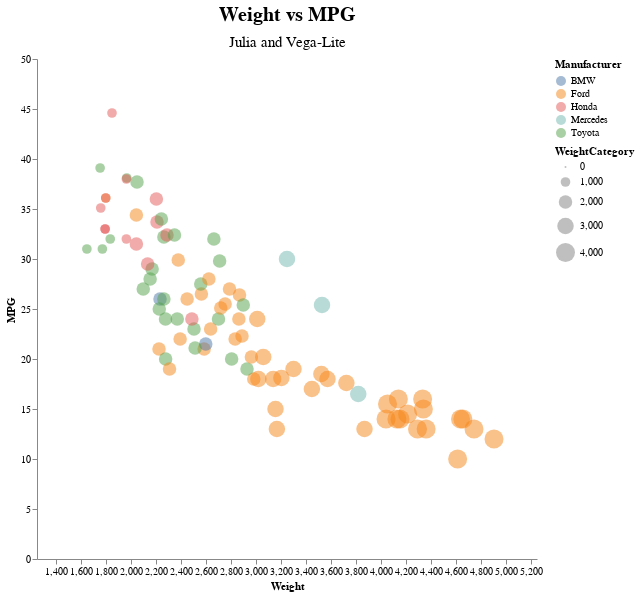

Source (notebook cell):
### Code cell
data |> @vlplot(
    config={view={stroke=nothing}},
    title={
        text="Weight vs MPG", 
        fontSize=20, 
        subtitle="Julia and Vega-Lite", 
        subtitleFontSize=15,
        subtitlePadding=10
    },
    mark={
        :circle,
        opacity=0.5
    },
    selection={
        view={type=:interval, bind=:scales} # zoom in and out
    },
    x={:Weight, axis={grid=false}, scale={domain=(1250, 5250)}}, 
    y={:MPG, axis={grid=false}, scale={domain=(0, 50)}},
    color=:Manufacturer, 
    size=:WeightCategory,
    width=500,
    height=500
)

### Figure 1 — Vega-Lite specification as saved in the notebook (floating-point values rounded to 4 significant figures)
{"config": {"view": {"stroke": null}}, "title": {"text": "Weight vs MPG", "fontSize": 20, "subtitle": "Julia and Vega-Lite", "subtitleFontSize": 15, "subtitlePadding": 10}, "mark": {"opacity": 0.5, "type": "circle"}, "selection": {"view": {"type": "interval", "bind": "scales"}}, "width": 500, "height": 500, "encoding": {"x": {"axis": {"grid": false}, "scale": {"domain": [1250, 5250]}, "field": "Weight", "type": "quantitative"}, "y": {"axis": {"grid": false}, "scale": {"domain": [0, 50]}, "field": "MPG", "type": "quantitative"}, "color": {"field": "Manufacturer", "type": "nominal"}, "size": {"field": "WeightCategory", "type": "quantitative"}}, "data": {"values": [{"Column1": 5, "Car": "Torino", "Manufacturer": "Ford", "MPG": 17, "Cylinders": 8, "Displacement": 302, "Horsepower": 140, "Weight": 3449, "WeightCategory": 3000, "Acceleration": 10.5, "ModelYear": 1970, "ModelYearAbbr": 70, "Origin": "American"}, {"Column1": 6, "Car": "Galaxie 500", "Manufacturer": "Ford", "MPG": 15, "Cylinders": 8, "Displacement": 429, "Horsepower": 198, "Weight": 4341, "WeightCategory": 4000, "Acceleration": 10, "ModelYear": 1970, "ModelYearAbbr": 70, "Origin": "American"}, {"Column1": 21, "Car": "Corona Mark Ii", "Manufacturer": "Toyota", "MPG": 24, "Cylinders": 4, "Displacement": 113, "Horsepower": 95, "Weight": 2372, "WeightCategory": 2000, "Acceleration": 15, "ModelYear": 1970, "ModelYearAbbr": 70, "Origin": "Japanese"}, {"Column1": 24, "Car": "Maverick", "Manufacturer": "Ford", "MPG": 21, "Cylinders": 6, "Displacement": 200, "Horsepower": 85, "Weight": 2587, "WeightCategory": 2000, "Acceleration": 16, "ModelYear": 1970, "ModelYearAbbr": 70, "Origin": "American"}, {"Column1": 30, "Car": "2002", "Manufacturer": "BMW", "MPG": 26, "Cylinders": 4, "Displacement": 121, "Horsepower": 113, "Weight": 2234, "WeightCategory": 2000, "Acceleration": 12.5, "ModelYear": 1970, "ModelYearAbbr": 70, "Origin": "European"}, {"Column1": 32, "Car": "F250", "Manufacturer": "Ford", "MPG": 10, "Cylinders": 8, "Displacement": 360, "Horsepower": 215, "Weight": 4615, "WeightCategory": 4000, "Acceleration": 14, "ModelYear": 1970, "ModelYearAbbr": 70, "Origin": "American"}, {"Column1": 38, "Car": "Corona", "Manufacturer": "Toyota", "MPG": 25, "Cylinders": 4, "Displacement": 113, "Horsepower": 95, "Weight": 2228, "WeightCategory": 2000, "Acceleration": 14, "ModelYear": 1971, "ModelYearAbbr": 71, "Origin": "Japanese"}, {"Column1": 44, "Car": "Torino 500", "Manufacturer": "Ford", "MPG": 19, "Cylinders": 6, "Displacement": 250, "Horsepower": 88, "Weight": 3302, "WeightCategory": 3000, "Acceleration": 15.5, "ModelYear": 1971, "ModelYearAbbr": 71, "Origin": "American"}, {"Column1": 48, "Car": "Galaxie 500", "Manufacturer": "Ford", "MPG": 14, "Cylinders": 8, "Displacement": 351, "Horsepower": 153, "Weight": 4154, "WeightCategory": 4000, "Acceleration": 13.5, "ModelYear": 1971, "ModelYearAbbr": 71, "Origin": "American"}, {"Column1": 51, "Car": "Country Squire (Sw)", "Manufacturer": "Ford", "MPG": 13, "Cylinders": 8, "Displacement": 400, "Horsepower": 170, "Weight": 4746, "WeightCategory": 4000, "Acceleration": 12, "ModelYear": 1971, "ModelYearAbbr": 71, "Origin": "American"}, {"Column1": 56, "Car": "Mustang", "Manufacturer": "Ford", "MPG": 18, "Cylinders": 6, "Displacement": 250, "Horsepower": 88, "Weight": 3139, "WeightCategory": 3000, "Acceleration": 14.5, "ModelYear": 1971, "ModelYearAbbr": 71, "Origin": "American"}, {"Column1": 61, "Car": "Corolla 1200", "Manufacturer": "Toyota", "MPG": 31, "Cylinders": 4, "Displacement": 71, "Horsepower": 65, "Weight": 1773, "WeightCategory": 1000, "Acceleration": 19, "ModelYear": 1971, "ModelYearAbbr": 71, "Origin": "Japanese"}, {"Column1": 65, "Car": "Corona Hardtop", "Manufacturer": "Toyota", "MPG": 24, "Cylinders": 4, "Displacement": 113, "Horsepower": 95, "Weight": 2278, "WeightCategory": 2000, "Acceleration": 15.5, "ModelYear": 1972, "ModelYearAbbr": 72, "Origin": "Japanese"}, {"Column1": 69, "Car": "Pinto Runabout", "Manufacturer": "Ford", "MPG": 21, "Cylinders": 4, "Displacement": 122, "Horsepower": 86, "Weight": 2226, "WeightCategory": 2000, "Acceleration": 16.5, "ModelYear": 1972, "ModelYearAbbr": 72, "Origin": "American"}, {"Column1": 73, "Car": "Galaxie 500", "Manufacturer": "Ford", "MPG": 14, "Cylinders": 8, "Displacement": 351, "Horsepower": 153, "Weight": 4129, "WeightCategory": 4000, "Acceleration": 13, "ModelYear": 1972, "ModelYearAbbr": 72, "Origin": "American"}, {"Column1": 82, "Car": "Gran Torino (Sw)", "Manufacturer": "Ford", "MPG": 13, "Cylinders": 8, "Displacement": 302, "Horsepower": 140, "Weight": 4294, "WeightCategory": 4000, "Acceleration": 16, "ModelYear": 1972, "ModelYearAbbr": 72, "Origin": "American"}, {"Column1": 88, "Car": "Pinto (Sw)", "Manufacturer": "Ford", "MPG": 22, "Cylinders": 4, "Displacement": 122, "Horsepower": 86, "Weight": 2395, "WeightCategory": 2000, "Acceleration": 16, "ModelYear": 1972, "ModelYearAbbr": 72, "Origin": "American"}, {"Column1": 90, "Car": "Corona Mark Ii (Sw)", "Manufacturer": "Toyota", "MPG": 23, "Cylinders": 4, "Displacement": 120, "Horsepower": 97, "Weight": 2506, "WeightCategory": 2000, "Acceleration": 14.5, "ModelYear": 1972, "ModelYearAbbr": 72, "Origin": "Japanese"}, {"Column1": 92, "Car": "Corolla 1600 (Sw)", "Manufacturer": "Toyota", "MPG": 27, "Cylinders": 4, "Displacement": 97, "Horsepower": 88, "Weight": 2100, "WeightCategory": 2000, "Acceleration": 16.5, "ModelYear": 1972, "ModelYearAbbr": 72, "Origin": "Japanese"}, {"Column1": 96, "Car": "Gran Torino", "Manufacturer": "Ford", "MPG": 14, "Cylinders": 8, "Displacement": 302, "Horsepower": 137, "Weight": 4042, "WeightCategory": 4000, "Acceleration": 14.5, "ModelYear": 1973, "ModelYearAbbr": 73, "Origin": "American"}, {"Column1": 100, "Car": "Ltd", "Manufacturer": "Ford", "MPG": 13, "Cylinders": 8, "Displacement": 351, "Horsepower": 158, "Weight": 4363, "WeightCategory": 4000, "Acceleration": 13, "ModelYear": 1973, "ModelYearAbbr": 73, "Origin": "American"}, {"Column1": 108, "Car": "Maverick", "Manufacturer": "Ford", "MPG": 18, "Cylinders": 6, "Displacement": 250, "Horsepower": 88, "Weight": 3021, "WeightCategory": 3000, "Acceleration": 16.5, "ModelYear": 1973, "ModelYearAbbr": 73, "Origin": "American"}, {"Column1": 112, "Car": "Country", "Manufacturer": "Ford", "MPG": 12, "Cylinders": 8, "Displacement": 400, "Horsepower": 167, "Weight": 4906, "WeightCategory": 4000, "Acceleration": 12.5, "ModelYear": 1973, "ModelYearAbbr": 73, "Origin": "American"}, {"Column1": 116, "Car": "Carina", "Manufacturer": "Toyota", "MPG": 20, "Cylinders": 4, "Displacement": 97, "Horsepower": 88, "Weight": 2279, "WeightCategory": 2000, "Acceleration": 19, "ModelYear": 1973, "ModelYearAbbr": 73, "Origin": "Japanese"}, {"Column1": 120, "Car": "Pinto", "Manufacturer": "Ford", "MPG": 19, "Cylinders": 4, "Displacement": 122, "Horsepower": 85, "Weight": 2310, "WeightCategory": 2000, "Acceleration": 18.5, "ModelYear": 1973, "ModelYearAbbr": 73, "Origin": "American"}, {"Column1": 131, "Car": "Mark Ii", "Manufacturer": "Toyota", "MPG": 20, "Cylinders": 6, "Displacement": 156, "Horsepower": 122, "Weight": 2807, "WeightCategory": 2000, "Acceleration": 13.5, "ModelYear": 1973, "ModelYearAbbr": 73, "Origin": "Japanese"}, {"Column1": 138, "Car": "Pinto", "Manufacturer": "Ford", "MPG": 26, "Cylinders": 4, "Displacement": 122, "Horsepower": 80, "Weight": 2451, "WeightCategory": 2000, "Acceleration": 16.5, "ModelYear": 1974, "ModelYearAbbr": 74, "Origin": "American"}, {"Column1": 139, "Car": "Corolla 1200", "Manufacturer": "Toyota", "MPG": 32, "Cylinders": 4, "Displacement": 71, "Horsepower": 65, "Weight": 1836, "WeightCategory": 1000, "Acceleration": 21, "ModelYear": 1974, "ModelYearAbbr": 74, "Origin": "Japanese"}, {"Column1": 144, "Car": "Gran Torino", "Manufacturer": "Ford", "MPG": 16, "Cylinders": 8, "Displacement": 302, "Horsepower": 140, "Weight": 4141, "WeightCategory": 4000, "Acceleration": 14, "ModelYear": 1974, "ModelYearAbbr": 74, "Origin": "American"}, {"Column1": 147, "Car": "Gran Torino (Sw)", "Manufacturer": "Ford", "MPG": 14, "Cylinders": 8, "Displacement": 302, "Horsepower": 140, "Weight": 4638, "WeightCategory": 4000, "Acceleration": 16, "ModelYear": 1974, "ModelYearAbbr": 74, "Origin": "American"}, {"Column1": 152, "Car": "Corona", "Manufacturer": "Toyota", "MPG": 31, "Cylinders": 4, "Displacement": 76, "Horsepower": 52, "Weight": 1649, "WeightCategory": 1000, "Acceleration": 16.5, "ModelYear": 1974, "ModelYearAbbr": 74, "Origin": "Japanese"}, {"Column1": 157, "Car": "Civic", "Manufacturer": "Honda", "MPG": 24, "Cylinders": 4, "Displacement": 120, "Horsepower": 97, "Weight": 2489, "WeightCategory": 2000, "Acceleration": 15, "ModelYear": 1974, "ModelYearAbbr": 74, "Origin": "Japanese"}, {"Column1": 163, "Car": "Maverick", "Manufacturer": "Ford", "MPG": 15, "Cylinders": 6, "Displacement": 250, "Horsepower": 72, "Weight": 3158, "WeightCategory": 3000, "Acceleration": 19.5, "ModelYear": 1975, "ModelYearAbbr": 75, "Origin": "American"}, {"Column1": 167, "Car": "Ltd", "Manufacturer": "Ford", "MPG": 14, "Cylinders": 8, "Displacement": 351, "Horsepower": 148, "Weight": 4657, "WeightCategory": 4000, "Acceleration": 13.5, "ModelYear": 1975, "ModelYearAbbr": 75, "Origin": "American"}, {"Column1": 174, "Car": "Mustang Ii", "Manufacturer": "Ford", "MPG": 13, "Cylinders": 8, "Displacement": 302, "Horsepower": 129, "Weight": 3169, "WeightCategory": 3000, "Acceleration": 12, "ModelYear": 1975, "ModelYearAbbr": 75, "Origin": "American"}, {"Column1": 175, "Car": "Corolla", "Manufacturer": "Toyota", "MPG": 29, "Cylinders": 4, "Displacement": 97, "Horsepower": 75, "Weight": 2171, "WeightCategory": 2000, "Acceleration": 16, "ModelYear": 1975, "ModelYearAbbr": 75, "Origin": "Japanese"}, {"Column1": 176, "Car": "Pinto", "Manufacturer": "Ford", "MPG": 23, "Cylinders": 4, "Displacement": 140, "Horsepower": 83, "Weight": 2639, "WeightCategory": 2000, "Acceleration": 17, "ModelYear": 1975, "ModelYearAbbr": 75, "Origin": "American"}, {"Column1": 179, "Car": "Corona", "Manufacturer": "Toyota", "MPG": 24, "Cylinders": 4, "Displacement": 134, "Horsepower": 96, "Weight": 2702, "WeightCategory": 2000, "Acceleration": 13.5, "ModelYear": 1975, "ModelYearAbbr": 75, "Origin": "Japanese"}, {"Column1": 182, "Car": "Pinto", "Manufacturer": "Ford", "MPG": 18, "Cylinders": 6, "Displacement": 171, "Horsepower": 97, "Weight": 2984, "WeightCategory": 2000, "Acceleration": 14.5, "ModelYear": 1975, "ModelYearAbbr": 75, "Origin": "American"}, {"Column1": 189, "Car": "Civic Cvcc", "Manufacturer": "Honda", "MPG": 33, "Cylinders": 4, "Displacement": 91, "Horsepower": 53, "Weight": 1795, "WeightCategory": 1000, "Acceleration": 17.5, "ModelYear": 1975, "ModelYearAbbr": 75, "Origin": "Japanese"}, {"Column1": 198, "Car": "Gran Torino", "Manufacturer": "Ford", "MPG": 14.5, "Cylinders": 8, "Displacement": 351, "Horsepower": 152, "Weight": 4215, "WeightCategory": 4000, "Acceleration": 12.8, "ModelYear": 1976, "ModelYearAbbr": 76, "Origin": "American"}, {"Column1": 201, "Car": "Maverick", "Manufacturer": "Ford", "MPG": 24, "Cylinders": 6, "Displacement": 200, "Horsepower": 81, "Weight": 3012, "WeightCategory": 3000, "Acceleration": 17.6, "ModelYear": 1976, "ModelYearAbbr": 76, "Origin": "American"}, {"Column1": 206, "Car": "Civic", "Manufacturer": "Honda", "MPG": 33, "Cylinders": 4, "Displacement": 91, "Horsepower": 53, "Weight": 1795, "WeightCategory": 1000, "Acceleration": 17.4, "ModelYear": 1976, "ModelYearAbbr": 76, "Origin": "Japanese"}, {"Column1": 208, "Car": "Granada Ghia", "Manufacturer": "Ford", "MPG": 18, "Cylinders": 6, "Displacement": 250, "Horsepower": 78, "Weight": 3574, "WeightCategory": 3000, "Acceleration": 21, "ModelYear": 1976, "ModelYearAbbr": 76, "Origin": "American"}, {"Column1": 213, "Car": "Corolla", "Manufacturer": "Toyota", "MPG": 28, "Cylinders": 4, "Displacement": 97, "Horsepower": 75, "Weight": 2155, "WeightCategory": 2000, "Acceleration": 16.4, "ModelYear": 1976, "ModelYearAbbr": 76, "Origin": "Japanese"}, {"Column1": 214, "Car": "Pinto", "Manufacturer": "Ford", "MPG": 26.5, "Cylinders": 4, "Displacement": 140, "Horsepower": 72, "Weight": 2565, "WeightCategory": 2000, "Acceleration": 13.6, "ModelYear": 1976, "ModelYearAbbr": 76, "Origin": "American"}, {"Column1": 218, "Car": "Mark Ii", "Manufacturer": "Toyota", "MPG": 19, "Cylinders": 6, "Displacement": 156, "Horsepower": 108, "Weight": 2930, "WeightCategory": 2000, "Acceleration": 15.5, "ModelYear": 1976, "ModelYearAbbr": 76, "Origin": "Japanese"}, {"Column1": 219, "Car": "280S", "Manufacturer": "Mercedes", "MPG": 16.5, "Cylinders": 6, "Displacement": 168, "Horsepower": 120, "Weight": 3820, "WeightCategory": 3000, "Acceleration": 16.7, "ModelYear": 1976, "ModelYearAbbr": 76, "Origin": "European"}, {"Column1": 222, "Car": "F108", "Manufacturer": "Ford", "MPG": 13, "Cylinders": 8, "Displacement": 302, "Horsepower": 130, "Weight": 3870, "WeightCategory": 3000, "Acceleration": 15, "ModelYear": 1976, "ModelYearAbbr": 76, "Origin": "American"}, {"Column1": 224, "Car": "Accord Cvcc", "Manufacturer": "Honda", "MPG": 31.5, "Cylinders": 4, "Displacement": 98, "Horsepower": 68, "Weight": 2045, "WeightCategory": 2000, "Acceleration": 18.5, "ModelYear": 1977, "ModelYearAbbr": 77, "Origin": "Japanese"}, {"Column1": 236, "Car": "Granada", "Manufacturer": "Ford", "MPG": 18.5, "Cylinders": 6, "Displacement": 250, "Horsepower": 98, "Weight": 3525, "WeightCategory": 3000, "Acceleration": 19, "ModelYear": 1977, "ModelYearAbbr": 77, "Origin": "American"}, {"Column1": 240, "Car": "Thunderbird", "Manufacturer": "Ford", "MPG": 16, "Cylinders": 8, "Displacement": 351, "Horsepower": 149, "Weight": 4335, "WeightCategory": 4000, "Acceleration": 14.5, "ModelYear": 1977, "ModelYearAbbr": 77, "Origin": "American"}, {"Column1": 243, "Car": "Corolla Liftback", "Manufacturer": "Toyota", "MPG": 26, "Cylinders": 4, "Displacement": 97, "Horsepower": 75, "Weight": 2265, "WeightCategory": 2000, "Acceleration": 18.2, "ModelYear": 1977, "ModelYearAbbr": 77, "Origin": "Japanese"}, {"Column1": 244, "Car": "Mustang Ii 2+2", "Manufacturer": "Ford", "MPG": 25.5, "Cylinders": 4, "Displacement": 140, "Horsepower": 89, "Weight": 2755, "WeightCategory": 2000, "Acceleration": 15.8, "ModelYear": 1977, "ModelYearAbbr": 77, "Origin": "American"}, {"Column1": 250, "Car": "320I", "Manufacturer": "BMW", "MPG": 21.5, "Cylinders": 4, "Displacement": 121, "Horsepower": 110, "Weight": 2600, "WeightCategory": 2000, "Acceleration": 12.8, "ModelYear": 1977, "ModelYearAbbr": 77, "Origin": "European"}, {"Column1": 253, "Car": "Fiesta", "Manufacturer": "Ford", "MPG": 36.1, "Cylinders": 4, "Displacement": 98, "Horsepower": 66, "Weight": 1800, "WeightCategory": 1000, "Acceleration": 14.4, "ModelYear": 1978, "ModelYearAbbr": 78, "Origin": "American"}, {"Column1": 256, "Car": "Civic Cvcc", "Manufacturer": "Honda", "MPG": 36.1, "Cylinders": 4, "Displacement": 91, "Horsepower": 60, "Weight": 1800, "WeightCategory": 1000, "Acceleration": 16.4, "ModelYear": 1978, "ModelYearAbbr": 78, "Origin": "Japanese"}, {"Column1": 262, "Car": "Fairmont (Auto)", "Manufacturer": "Ford", "MPG": 20.2, "Cylinders": 6, "Displacement": 200, "Horsepower": 85, "Weight": 2965, "WeightCategory": 2000, "Acceleration": 15.8, "ModelYear": 1978, "ModelYearAbbr": 78, "Origin": "American"}, {"Column1": 263, "Car": "Fairmont (Man)", "Manufacturer": "Ford", "MPG": 25.1, "Cylinders": 4, "Displacement": 140, "Horsepower": 88, "Weight": 2720, "WeightCategory": 2000, "Acceleration": 15.4, "ModelYear": 1978, "ModelYearAbbr": 78, "Origin": "American"}, {"Column1": 272, "Car": "Futura", "Manufacturer": "Ford", "MPG": 18.1, "Cylinders": 8, "Displacement": 302, "Horsepower": 139, "Weight": 3205, "WeightCategory": 3000, "Acceleration": 11.2, "ModelYear": 1978, "ModelYearAbbr": 78, "Origin": "American"}, {"Column1": 275, "Car": "Corona", "Manufacturer": "Toyota", "MPG": 27.5, "Cylinders": 4, "Displacement": 134, "Horsepower": 95, "Weight": 2560, "WeightCategory": 2000, "Acceleration": 14.2, "ModelYear": 1978, "ModelYearAbbr": 78, "Origin": "Japanese"}, {"Column1": 278, "Car": "Celica Gt Liftback", "Manufacturer": "Toyota", "MPG": 21.1, "Cylinders": 4, "Displacement": 134, "Horsepower": 95, "Weight": 2515, "WeightCategory": 2000, "Acceleration": 14.8, "ModelYear": 1978, "ModelYearAbbr": 78, "Origin": "Japanese"}, {"Column1": 287, "Car": "Accord Lx", "Manufacturer": "Honda", "MPG": 29.5, "Cylinders": 4, "Displacement": 98, "Horsepower": 68, "Weight": 2135, "WeightCategory": 2000, "Acceleration": 16.6, "ModelYear": 1978, "ModelYearAbbr": 78, "Origin": "Japanese"}, {"Column1": 290, "Car": "Fairmont 4", "Manufacturer": "Ford", "MPG": 22.3, "Cylinders": 4, "Displacement": 140, "Horsepower": 88, "Weight": 2890, "WeightCategory": 2000, "Acceleration": 17.3, "ModelYear": 1979, "ModelYearAbbr": 79, "Origin": "American"}, {"Column1": 294, "Car": "Ltd Landau", "Manufacturer": "Ford", "MPG": 17.6, "Cylinders": 8, "Displacement": 302, "Horsepower": 129, "Weight": 3725, "WeightCategory": 3000, "Acceleration": 13.4, "ModelYear": 1979, "ModelYearAbbr": 79, "Origin": "American"}, {"Column1": 298, "Car": "Country Squire (Sw)", "Manufacturer": "Ford", "MPG": 15.5, "Cylinders": 8, "Displacement": 351, "Horsepower": 142, "Weight": 4054, "WeightCategory": 4000, "Acceleration": 14.3, "ModelYear": 1979, "ModelYearAbbr": 79, "Origin": "American"}, {"Column1": 305, "Car": "300D", "Manufacturer": "Mercedes", "MPG": 25.4, "Cylinders": 5, "Displacement": 183, "Horsepower": 77, "Weight": 3530, "WeightCategory": 3000, "Acceleration": 20.1, "ModelYear": 1979, "ModelYearAbbr": 79, "Origin": "European"}, {"Column1": 318, "Car": "Corolla Tercel", "Manufacturer": "Toyota", "MPG": 38.1, "Cylinders": 4, "Displacement": 89, "Horsepower": 60, "Weight": 1968, "WeightCategory": 1000, "Acceleration": 18.8, "ModelYear": 1980, "ModelYearAbbr": 80, "Origin": "Japanese"}, {"Column1": 322, "Car": "Fairmont", "Manufacturer": "Ford", "MPG": 26.4, "Cylinders": 4, "Displacement": 140, "Horsepower": 88, "Weight": 2870, "WeightCategory": 2000, "Acceleration": 18.1, "ModelYear": 1980, "ModelYearAbbr": 80, "Origin": "American"}, {"Column1": 326, "Car": "Corona Liftback", "Manufacturer": "Toyota", "MPG": 29.8, "Cylinders": 4, "Displacement": 134, "Horsepower": 90, "Weight": 2711, "WeightCategory": 2000, "Acceleration": 15.5, "ModelYear": 1980, "ModelYearAbbr": 80, "Origin": "Japanese"}, {"Column1": 329, "Car": "Corolla", "Manufacturer": "Toyota", "MPG": 32.2, "Cylinders": 4, "Displacement": 108, "Horsepower": 75, "Weight": 2265, "WeightCategory": 2000, "Acceleration": 15.2, "ModelYear": 1980, "ModelYearAbbr": 80, "Origin": "Japanese"}, {"Column1": 336, "Car": "240D", "Manufacturer": "Mercedes", "MPG": 30, "Cylinders": 4, "Displacement": 146, "Horsepower": 67, "Weight": 3250, "WeightCategory": 3000, "Acceleration": 21.8, "ModelYear": 1980, "ModelYearAbbr": 80, "Origin": "European"}, {"Column1": 337, "Car": "Civic 1500 Gl", "Manufacturer": "Honda", "MPG": 44.6, "Cylinders": 4, "Displacement": 91, "Horsepower": 67, "Weight": 1850, "WeightCategory": 1000, "Acceleration": 13.8, "ModelYear": 1980, "ModelYearAbbr": 80, "Origin": "Japanese"}, {"Column1": 345, "Car": "Accord", "Manufacturer": "Honda", "MPG": 32.4, "Cylinders": 4, "Displacement": 107, "Horsepower": 72, "Weight": 2290, "WeightCategory": 2000, "Acceleration": 17, "ModelYear": 1980, "ModelYearAbbr": 80, "Origin": "Japanese"}, {"Column1": 351, "Car": "Starlet", "Manufacturer": "Toyota", "MPG": 39.1, "Cylinders": 4, "Displacement": 79, "Horsepower": 58, "Weight": 1755, "WeightCategory": 1000, "Acceleration": 16.9, "ModelYear": 1981, "ModelYearAbbr": 81, "Origin": "Japanese"}, {"Column1": 353, "Car": "Civic 1300", "Manufacturer": "Honda", "MPG": 35.1, "Cylinders": 4, "Displacement": 81, "Horsepower": 60, "Weight": 1760, "WeightCategory": 1000, "Acceleration": 16.1, "ModelYear": 1981, "ModelYearAbbr": 81, "Origin": "Japanese"}, {"Column1": 356, "Car": "Tercel", "Manufacturer": "Toyota", "MPG": 37.7, "Cylinders": 4, "Displacement": 89, "Horsepower": 62, "Weight": 2050, "WeightCategory": 2000, "Acceleration": 17.3, "ModelYear": 1981, "ModelYearAbbr": 81, "Origin": "Japanese"}, {"Column1": 359, "Car": "Escort 4W", "Manufacturer": "Ford", "MPG": 34.4, "Cylinders": 4, "Displacement": 98, "Horsepower": 65, "Weight": 2045, "WeightCategory": 2000, "Acceleration": 16.2, "ModelYear": 1981, "ModelYearAbbr": 81, "Origin": "American"}, {"Column1": 360, "Car": "Escort 2H", "Manufacturer": "Ford", "MPG": 29.9, "Cylinders": 4, "Displacement": 98, "Horsepower": 65, "Weight": 2380, "WeightCategory": 2000, "Acceleration": 20.7, "ModelYear": 1981, "ModelYearAbbr": 81, "Origin": "American"}, {"Column1": 363, "Car": "Prelude", "Manufacturer": "Honda", "MPG": 33.7, "Cylinders": 4, "Displacement": 107, "Horsepower": 75, "Weight": 2210, "WeightCategory": 2000, "Acceleration": 14.4, "ModelYear": 1981, "ModelYearAbbr": 81, "Origin": "Japanese"}, {"Column1": 364, "Car": "Corolla", "Manufacturer": "Toyota", "MPG": 32.4, "Cylinders": 4, "Displacement": 108, "Horsepower": 75, "Weight": 2350, "WeightCategory": 2000, "Acceleration": 16.8, "ModelYear": 1981, "ModelYearAbbr": 81, "Origin": "Japanese"}, {"Column1": 370, "Car": "Cressida", "Manufacturer": "Toyota", "MPG": 25.4, "Cylinders": 6, "Displacement": 168, "Horsepower": 116, "Weight": 2900, "WeightCategory": 2000, "Acceleration": 12.6, "ModelYear": 1981, "ModelYearAbbr": 81, "Origin": "Japanese"}, {"Column1": 374, "Car": "Granada Gl", "Manufacturer": "Ford", "MPG": 20.2, "Cylinders": 6, "Displacement": 200, "Horsepower": 88, "Weight": 3060, "WeightCategory": 3000, "Acceleration": 17.1, "ModelYear": 1981, "ModelYearAbbr": 81, "Origin": "American"}, {"Column1": 382, "Car": "Fairmont Futura", "Manufacturer": "Ford", "MPG": 24, "Cylinders": 4, "Displacement": 140, "Horsepower": 92, "Weight": 2865, "WeightCategory": 2000, "Acceleration": 16.4, "ModelYear": 1982, "ModelYearAbbr": 82, "Origin": "American"}, {"Column1": 390, "Car": "Accord", "Manufacturer": "Honda", "MPG": 36, "Cylinders": 4, "Displacement": 107, "Horsepower": 75, "Weight": 2205, "WeightCategory": 2000, "Acceleration": 14.5, "ModelYear": 1982, "ModelYearAbbr": 82, "Origin": "Japanese"}, {"Column1": 391, "Car": "Corolla", "Manufacturer": "Toyota", "MPG": 34, "Cylinders": 4, "Displacement": 108, "Horsepower": 70, "Weight": 2245, "WeightCategory": 2000, "Acceleration": 16.9, "ModelYear": 1982, "ModelYearAbbr": 82, "Origin": "Japanese"}, {"Column1": 392, "Car": "Civic", "Manufacturer": "Honda", "MPG": 38, "Cylinders": 4, "Displacement": 91, "Horsepower": 67, "Weight": 1965, "WeightCategory": 1000, "Acceleration": 15, "ModelYear": 1982, "ModelYearAbbr": 82, "Origin": "Japanese"}, {"Column1": 393, "Car": "Civic (Auto)", "Manufacturer": "Honda", "MPG": 32, "Cylinders": 4, "Displacement": 91, "Horsepower": 67, "Weight": 1965, "WeightCategory": 1000, "Acceleration": 15.7, "ModelYear": 1982, "ModelYearAbbr": 82, "Origin": "Japanese"}, {"Column1": 398, "Car": "Granada L", "Manufacturer": "Ford", "MPG": 22, "Cylinders": 6, "Displacement": 232, "Horsepower": 112, "Weight": 2835, "WeightCategory": 2000, "Acceleration": 14.7, "ModelYear": 1982, "ModelYearAbbr": 82, "Origin": "American"}, {"Column1": 399, "Car": "Celica Gt", "Manufacturer": "Toyota", "MPG": 32, "Cylinders": 4, "Displacement": 144, "Horsepower": 96, "Weight": 2665, "WeightCategory": 2000, "Acceleration": 13.9, "ModelYear": 1982, "ModelYearAbbr": 82, "Origin": "Japanese"}, {"Column1": 402, "Car": "Mustang Gl", "Manufacturer": "Ford", "MPG": 27, "Cylinders": 4, "Displacement": 140, "Horsepower": 86, "Weight": 2790, "WeightCategory": 2000, "Acceleration": 15.6, "ModelYear": 1982, "ModelYearAbbr": 82, "Origin": "American"}, {"Column1": 405, "Car": "Ranger", "Manufacturer": "Ford", "MPG": 28, "Cylinders": 4, "Displacement": 120, "Horsepower": 79, "Weight": 2625, "WeightCategory": 2000, "Acceleration": 18.6, "ModelYear": 1982, "ModelYearAbbr": 82, "Origin": "American"}]}}
